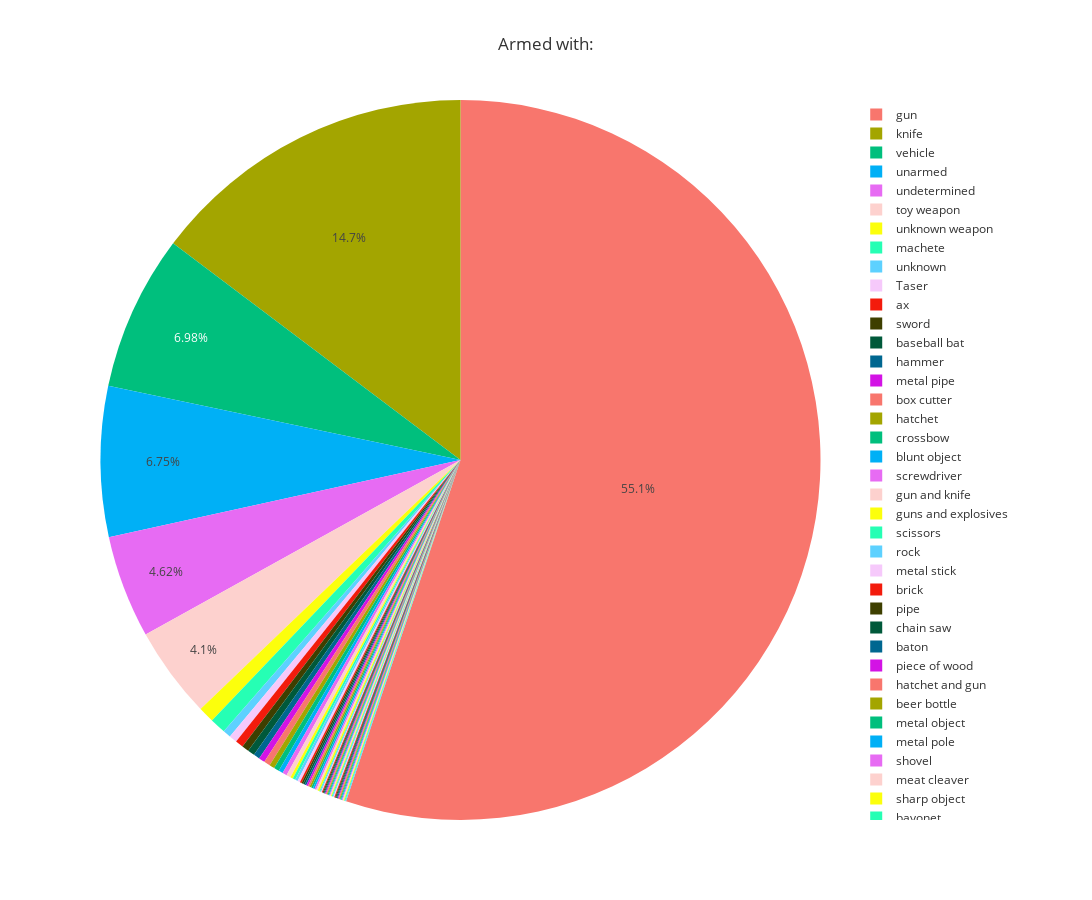

Notebook source saved alongside this figure:
### Code cell
df_armed = df_fatalities_2['armed'].value_counts().reset_index()
fig = px.pie(df_armed, values='armed', names='index', title='Armed with:',
                    hole=0.0, width=1400, height=900,
            labels={"index": "weapon",  "num of deaths": "deaths"},
            template="ggplot2")

fig.update_traces(textposition='inside')
fig.update_layout(uniformtext_minsize=12, uniformtext_mode='hide')
fig.show()

### Figure 1 — Plotly figure (JSON) as saved in the notebook; plotly's stock layout.template omitted (floating-point values rounded to 4 significant figures)
{"data": [{"domain": {"x": [0, 1], "y": [0, 1]}, "hole": 0, "hovertemplate": "weapon=%{label}<br>armed=%{value}<extra></extra>", "labels": ["gun", "knife", "vehicle", "unarmed", "undetermined", "toy weapon", "unknown weapon", "machete", "unknown", "Taser", "ax", "sword", "baseball bat", "hammer", "metal pipe", "box cutter", "hatchet", "crossbow", "blunt object", "screwdriver", "gun and knife", "guns and explosives", "scissors", "rock", "metal stick", "brick", "pipe", "chain saw", "baton", "piece of wood", "hatchet and gun", "beer bottle", "metal object", "metal pole", "shovel", "meat cleaver", "sharp object", "bayonet", "nail gun", "glass shard", "motorcycle", "metal rake", "crowbar", "contractor's level", "lawn mower blade", "machete and gun", "tire iron", "air conditioner", "pole and knife", "baseball bat and bottle", "fireworks", "oar", "spear", "pitchfork", "stapler", "flagpole", "flashlight", "pick-axe", "pole", "cordless drill", "garden tool", "hand torch", "metal hand tool", "carjack", "straight edge razor", "baseball bat and fireplace poker", "bean-bag gun", "chain", "pen"], "legendgroup": "", "name": "", "showlegend": true, "textposition": "inside", "type": "pie", "values": [1398, 373, 177, 171, 117, 104, 18, 18, 9, 9, 9, 8, 8, 7, 7, 7, 6, 6, 5, 5, 5, 3, 3, 3, 3, 2, 2, 2, 2, 2, 2, 2, 2, 2, 2, 2, 2, 1, 1, 1, 1, 1, 1, 1, 1, 1, 1, 1, 1, 1, 1, 1, 1, 1, 1, 1, 1, 1, 1, 1, 1, 1, 1, 1, 1, 1, 1, 1, 1]}], "layout": {"height": 900, "legend": {"tracegroupgap": 0}, "title": {"text": "Armed with:"}, "uniformtext": {"minsize": 12, "mode": "hide"}, "width": 1400}}
